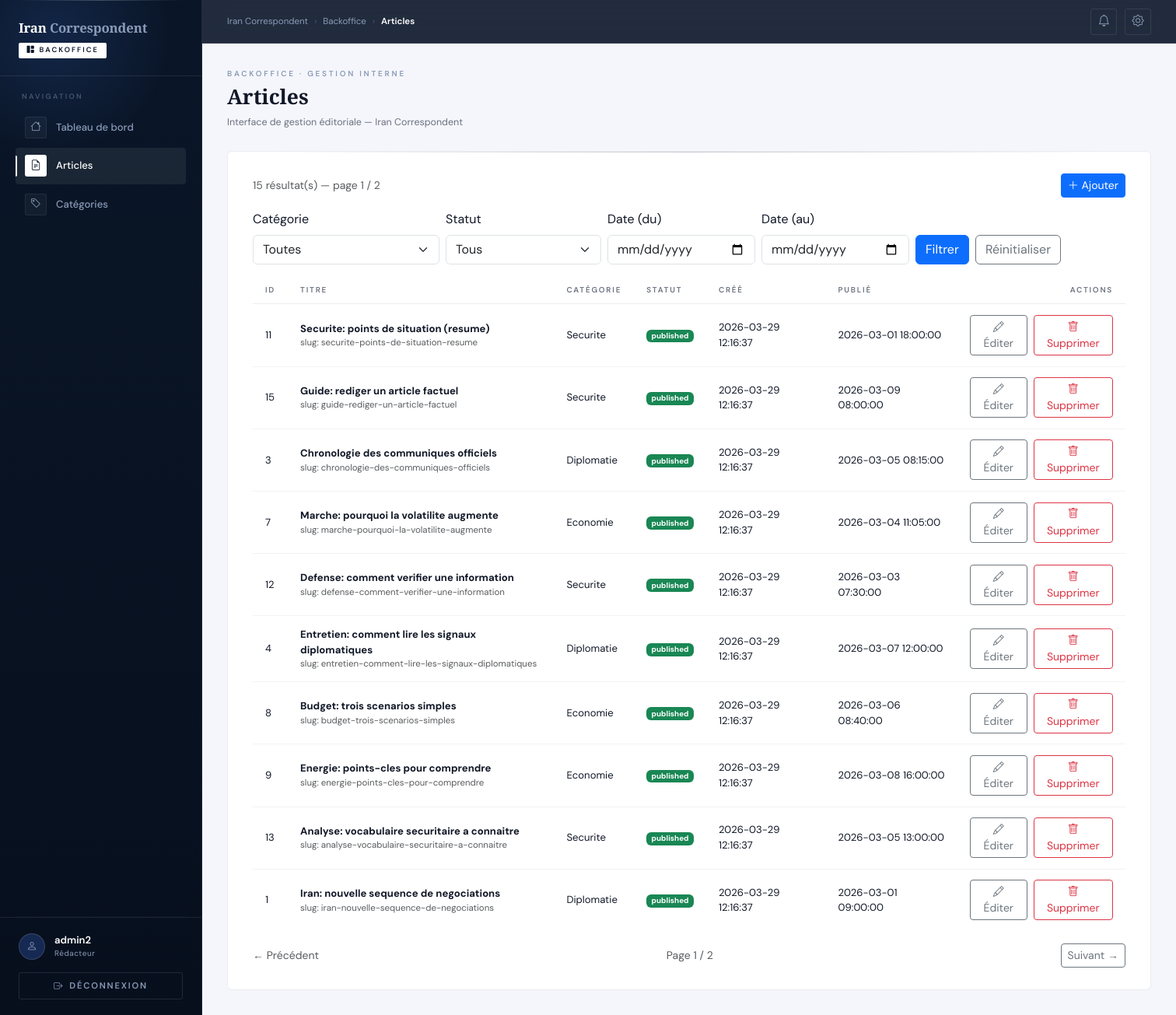
The app's page /admin/articles (signed in) with its own data.
### tables this page shows
CREATE TABLE articles (
  id INT UNSIGNED AUTO_INCREMENT PRIMARY KEY,
  category_id INT UNSIGNED NOT NULL,
  title VARCHAR(200) NOT NULL,
  slug VARCHAR(200) NOT NULL UNIQUE,
  excerpt TEXT NULL,  
  content_html MEDIUMTEXT NOT NULL,
  hero_image_path VARCHAR(255) NULL,
  hero_image_alt VARCHAR(180) NULL,

  meta_title VARCHAR(255) NULL,
  meta_description VARCHAR(255) NULL,
  canonical_url VARCHAR(255) NULL,
  meta_robots VARCHAR(50) NULL DEFAULT 'index,follow',

  status ENUM('draft','published') NOT NULL DEFAULT 'draft',
  published_at DATETIME NULL,
  deleted_at DATETIME NULL,
  created_at DATETIME NOT NULL DEFAULT CURRENT_TIMESTAMP,
  updated_at DATETIME NOT NULL DEFAULT CURRENT_TIMESTAMP ON UPDATE CURRENT_TIMESTAMP,

  CONSTRAINT fk_articles_category
    FOREIGN KEY (category_id) REFERENCES categories(id)
    ON DELETE RESTRICT,

  INDEX idx_articles_status_published (status, published_at),
  INDEX idx_articles_category_published (category_id, status, published_at),
  INDEX idx_articles_deleted_at (deleted_at)
);

CREATE TABLE categories (
  id INT UNSIGNED AUTO_INCREMENT PRIMARY KEY,
  name VARCHAR(120) NOT NULL,
  slug VARCHAR(160) NOT NULL UNIQUE,
  created_at DATETIME NOT NULL DEFAULT CURRENT_TIMESTAMP
);

### public/admin/controllers/ArticleController.php (called while the page is built, shortened)
<?php
require_once __DIR__ . '/../../../app/models/Article.php';
class ArticleController
{
	private function getInt(string $key, int $default): int
	{
		$val = filter_input(INPUT_GET, $key, FILTER_VALIDATE_INT);
		if ($val === false || $val === null) {
			return $default;
		}
		return $val;
	}
	private function getDate(string $key): ?string
	{
		$val = (string) ($_GET[$key] ?? '');
		$val = trim($val);
		if ($val === '') {
			return null;
		}
		return $val;
	}
	private function getStatus(): ?string
	{
		$status = (string) ($_GET['status'] ?? '');
		$status = trim($status);
		if ($status === '') {
			return null;
		}
		return $status;
	}
	private function getCategoryId(): ?int
	{
		$val = filter_input(INPUT_GET, 'category_id', FILTER_VALIDATE_INT);
		if ($val === false || $val === null) {
			return null;
		}
		return $val > 0 ? $val : null;
	}
	public function index(): void
	{
		$pageSize = 10;
		$page = max(1, $this->getInt('page', 1));
		$filters = [
			'status' => $this->getStatus(),
			'category_id' => $this->getCategoryId(),
			'from' => $this->getDate('from'),
			'to' => $this->getDate('to'),
		];
		$total = Article::countForAdmin($filters);
		$totalPages = max(1, (int) ceil($total / $pageSize));
		$offset = ($page - 1) * $pageSize;
		$articles = Article::listForAdmin($filters, $pageSize, $offset);
		$pagination = [
			'page' => $page,
			'pageSize' => $pageSize,
			'total' => $total,
			'totalPages' => $totalPages,
		];
		require __DIR__ . '/../views/articles/index.php';
		require __DIR__ . '/../views/layouts/main.php';
	}
}

### app/models/Article.php (called while the page is built, shortened)
<?php
require_once __DIR__ . '/../core/Model.php';
class Article extends Model
{
	private static function buildAdminWhere(array $filters, array &$params): string
	{
		$where = ['a.deleted_at IS NULL'];
		$params = [];
		return 'WHERE ' . implode(' AND ', $where);
	}
	public static function countForAdmin(array $filters = []): int
	{
		$params = [];
		$whereSql = self::buildAdminWhere($filters, $params);
		$row = self::fetchOne('SELECT COUNT(*) AS cnt FROM articles a ' . $whereSql, $params);
		return (int) ($row['cnt'] ?? 0);
	}
	public static function listForAdmin(array $filters = [], int $limit = 10, int $offset = 0): array
	{
		$limit = max(1, min(100, $limit));
		$offset = max(0, $offset);
		$params = [];
		$whereSql = self::buildAdminWhere($filters, $params);
		$sql = "SELECT a.id, a.category_id, a.title, a.slug, a.status, a.created_at, a.updated_at, a.published_at,
					c.name AS category_name
				FROM articles a
				INNER JOIN categories c ON c.id = a.category_id
				" . $whereSql . "
				ORDER BY a.created_at DESC
				LIMIT " . (int) $limit . " OFFSET " . (int) $offset;
		return self::fetchAll($sql, $params);
	}
}

### app/core/Model.php (called while the page is built, shortened)
<?php
abstract class Model
{
	private static ?PDO $pdo = null;
	protected static function db(): PDO
	{
		if (self::$pdo instanceof PDO) {
			return self::$pdo;
		}
		$configPath = __DIR__ . '/../config/database.php';
		$cfg = require $configPath;
		$host = $cfg['host'] ?? 'db';
		$port = $cfg['port'] ?? '3306';
		$name = $cfg['name'] ?? 'iran_news';
		$user = $cfg['user'] ?? 'root';
		$pass = $cfg['pass'] ?? 'root';
		$charset = $cfg['charset'] ?? 'utf8mb4';
		$dsn = sprintf('mysql:host=%s;port=%s;dbname=%s;charset=%s', $host, $port, $name, $charset);
		self::$pdo = new PDO(
			$dsn,
			$user,
			$pass,
			[
				PDO::ATTR_ERRMODE => PDO::ERRMODE_EXCEPTION,
				PDO::ATTR_DEFAULT_FETCH_MODE => PDO::FETCH_ASSOC,
				PDO::ATTR_EMULATE_PREPARES => false,
			]
		);
		return self::$pdo;
	}
	protected static function fetchOne(string $sql, array $params = []): ?array
	{
		$stmt = self::db()->prepare($sql);
		$stmt->execute($params);
		$row = $stmt->fetch();
		return $row === false ? null : $row;
	}
	protected static function fetchAll(string $sql, array $params = []): array
	{
		$stmt = self::db()->prepare($sql);
		$stmt->execute($params);
		return $stmt->fetchAll();
	}
}

### public/admin/views/articles/index.php (the view, shortened to what this page needs)
<?php
function buildQuery(array $filters, int $page): string
{
	$params = [
		'r' => 'articles',
		'page' => $page,
	];
	return '/admin/index.php?' . http_build_query($params);
}
?>
<div class="d-flex flex-wrap gap-2 justify-content-between align-items-center mb-3">
	<div class="text-muted small">
		<?= (int)($pagination['total'] ?? 0) ?> résultat(s) — page <?= (int)($pagination['page'] ?? 1) ?> / <?= (int)($pagination['totalPages'] ?? 1) ?>
	</div>
	<a href="/admin/articles/create" class="btn btn-primary btn-sm">
		<i class="bi bi-plus-lg"></i> Ajouter
	</a>
</div>
<form method="get" action="/admin/index.php" class="mb-3">
	<div class="d-flex flex-row flex-nowrap gap-2 align-items-end overflow-auto">
		<div class="flex-shrink-0" style="min-width: 240px;">
			<label for="category_id" class="form-label">Catégorie</label>
			<select name="category_id" id="category_id" class="form-select">
				<option value="" <?= empty($filters['category_id']) ? 'selected' : '' ?>>Toutes</option>
			</select>
		</div>
		<div class="flex-shrink-0" style="min-width: 200px;">
			<label for="status" class="form-label">Statut</label>
			<select name="status" id="status" class="form-select">
				<option value="" <?= empty($filters['status']) ? 'selected' : '' ?>>Tous</option>
			</select>
		</div>
		<div class="flex-shrink-0" style="min-width: 190px;">
			<label for="from" class="form-label">Date (du)</label>
			<input type="date" name="from" id="from" class="form-control" value="<?= htmlspecialchars((string)($filters['from'] ?? ''), ENT_QUOTES, 'UTF-8') ?>">
		</div>
		<div class="flex-shrink-0" style="min-width: 190px;">
			<label for="to" class="form-label">Date (au)</label>
			<input type="date" name="to" id="to" class="form-control" value="<?= htmlspecialchars((string)($filters['to'] ?? ''), ENT_QUOTES, 'UTF-8') ?>">
		</div>
		<div class="flex-shrink-0 d-flex gap-2" style="min-width: 260px;">
			<button type="submit" class="btn btn-primary">Filtrer</button>
			<a href="/admin/articles" class="btn btn-outline-secondary">Réinitialiser</a>
		</div>
	</div>
</form>
<div class="table-responsive">
	<table class="table table-sm align-middle mb-0">
	<thead>
		<tr>
			<th>ID</th>
			<th>Titre</th>
			<th>Catégorie</th>
			<th>Statut</th>
			<th>Créé</th>
			<th>Publié</th>
			<th class="text-end">Actions</th>
		</tr>
	</thead>
	<tbody>
		<?php if (empty($articles)): ?>
			<tr><td colspan="7" class="text-muted">Aucun article</td></tr>
		<?php else: ?>
			<?php foreach ($articles as $a): ?>
				<tr>
					<td><?= (int)$a['id'] ?></td>
					<td>
						<div><strong><?= htmlspecialchars((string)$a['title'], ENT_QUOTES, 'UTF-8') ?></strong></div>
						<div class="text-muted small">slug: <?= htmlspecialchars((string)$a['slug'], ENT_QUOTES, 'UTF-8') ?></div>
					</td>
					<td><?= htmlspecialchars((string)($a['category_name'] ?? ''), ENT_QUOTES, 'UTF-8') ?></td>
					<td>
						<span class="badge text-bg-<?= $a['status'] === 'published' ? 'success' : 'secondary' ?>">
							<?= htmlspecialchars((string)$a['status'], ENT_QUOTES, 'UTF-8') ?>
						</span>
					</td>
					<td><?= htmlspecialchars((string)$a['created_at'], ENT_QUOTES, 'UTF-8') ?></td>
					<td><?= htmlspecialchars((string)($a['published_at'] ?? ''), ENT_QUOTES, 'UTF-8') ?></td>
					<td class="text-end">
						<div class="d-inline-flex gap-2">
							<a class="btn btn-outline-secondary btn-sm" href="/admin/articles/edit?id=<?= (int) $a['id'] ?>">
								<i class="bi bi-pencil"></i> Éditer
							</a>
							<form method="post" action="/admin/articles/delete?id=<?= (int) $a['id'] ?>" onsubmit="return confirm('Supprimer cet article ?');" class="m-0">
								<button type="submit" class="btn btn-outline-danger btn-sm">
									<i class="bi bi-trash"></i> Supprimer
								</button>
							</form>
						</div>
					</td>
				</tr>
			<?php endforeach; ?>
		<?php endif; ?>
	</tbody>
	</table>
</div>
<nav class="d-flex align-items-center justify-content-between mt-3">
	<?php
		$page = (int)($pagination['page'] ?? 1);
		$totalPages = (int)($pagination['totalPages'] ?? 1);
	?>
	<?php if ($page > 1): ?>
		<a class="btn btn-outline-secondary btn-sm" href="<?= htmlspecialchars(buildQuery($filters, $page - 1), ENT_QUOTES, 'UTF-8') ?>">← Précédent</a>
	<?php else: ?>
		<span class="text-muted small">← Précédent</span>
	<?php endif; ?>
	<span class="text-muted small">Page <?= $page ?> / <?= $totalPages ?></span>
	<?php if ($page < $totalPages): ?>
		<a class="btn btn-outline-secondary btn-sm" href="<?= htmlspecialchars(buildQuery($filters, $page + 1), ENT_QUOTES, 'UTF-8') ?>">Suivant →</a>
	<?php else: ?>
		<span class="text-muted small">Suivant →</span>
	<?php endif; ?>
</nav>

### public/admin/views/layouts/main.php (style rules this page uses)
:root { --navy: #0a1628; --navy-mid: #0f2044; --navy-soft: #162952; --navy-card: #111d3a; --white: #ffffff; --off-white: #e8edf5; --silver: #c4cfe3; --muted: #8a9bb8; --border: rgba(255,255,255,.09); --border-md: rgba(255,255,255,.14); --sidebar-w: 260px; --tr: .18s cubic-bezier(.4,0,.2,1); }
*, *::before, *::after { box-sizing: border-box; margin: 0; padding: 0; }
html, body { height: 100%; }
body { font-family: 'DM Sans', sans-serif; background: #f5f6fb; color: #111827; min-height: 100vh; }
.bo-card table { width: 100%; border-collapse: collapse; font-size: .82rem; }
.bo-card table th { font-size: .62rem; font-weight: 600; letter-spacing: .18em; text-transform: uppercase; color: #6b7280; padding: .6rem 1rem; border-bottom: 1px solid rgba(15,32,68,.08); text-align: left; }
.bo-card table td { padding: .85rem 1rem; color: #111827; border-bottom: 1px solid rgba(15,32,68,.06); vertical-align: middle; }
.bo-card table tr:last-child td { border-bottom: none; }

### records on screen
articles: id "11", title "Securite: points de situation (resume)", slug "securite-points-de-situation-resume", category.name "Securite", status "published", created_at "2026-03-29 12:16:37", published_at "2026-03-01 18:00:00"
articles: id "15", title "Guide: rediger un article factuel", slug "guide-rediger-un-article-factuel", category.name "Securite", status "published", created_at "2026-03-29 12:16:37", published_at "2026-03-09 08:00:00"
articles: id "3", title "Chronologie des communiques officiels", slug "chronologie-des-communiques-officiels", category.name "Diplomatie", status "published", created_at "2026-03-29 12:16:37", published_at "2026-03-05 08:15:00"
articles: id "7", title "Marche: pourquoi la volatilite augmente", slug "marche-pourquoi-la-volatilite-augmente", category.name "Economie", status "published", created_at "2026-03-29 12:16:37", published_at "2026-03-04 11:05:00"
articles: id "12", title "Defense: comment verifier une information", slug "defense-comment-verifier-une-information", category.name "Securite", status "published", created_at "2026-03-29 12:16:37", published_at "2026-03-03 07:30:00"
articles: id "4", title "Entretien: comment lire les signaux diplomatiques", slug "entretien-comment-lire-les-signaux-diplomatiques", category.name "Diplomatie", status "published", created_at "2026-03-29 12:16:37", published_at "2026-03-07 12:00:00"
articles: id "8", title "Budget: trois scenarios simples", slug "budget-trois-scenarios-simples", category.name "Economie", status "published", created_at "2026-03-29 12:16:37", published_at "2026-03-06 08:40:00"
articles: id "9", title "Energie: points-cles pour comprendre", slug "energie-points-cles-pour-comprendre", category.name "Economie", status "published", created_at "2026-03-29 12:16:37", published_at "2026-03-08 16:00:00"
articles: id "13", title "Analyse: vocabulaire securitaire a connaitre", slug "analyse-vocabulaire-securitaire-a-connaitre", category.name "Securite", status "published", created_at "2026-03-29 12:16:37", published_at "2026-03-05 13:00:00"
articles: id "1", title "Iran: nouvelle sequence de negociations", slug "iran-nouvelle-sequence-de-negociations", category.name "Diplomatie", status "published", created_at "2026-03-29 12:16:37", published_at "2026-03-01 09:00:00"

### other values on screen
$currentUser['username'] "admin2"
$pageHeading "Articles"
$pagination['total'] "15"
$pagination['page'] "1"
$pagination['totalPages'] "2"
$page "1"
$totalPages "2"
